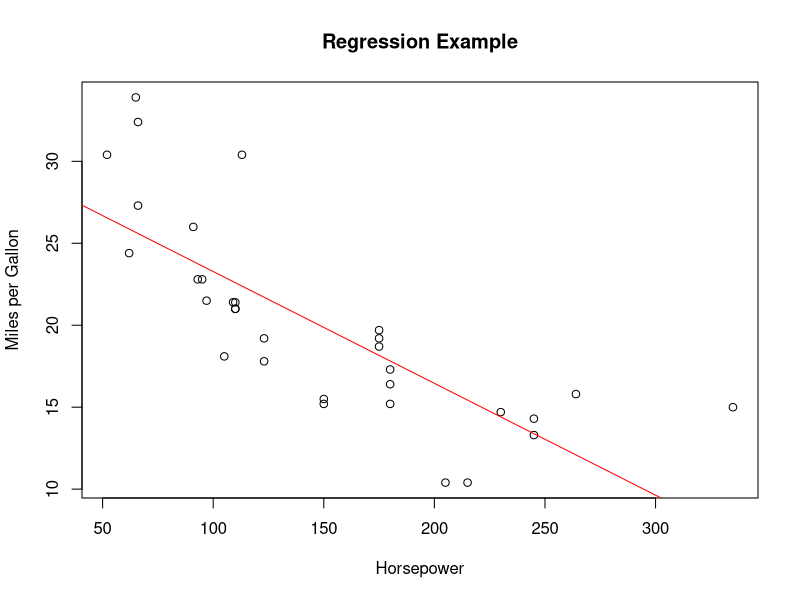

Generate this figure with R:
# Load the mtcars dataset
data(mtcars)

# Compute the correlation between mpg and hp
correlation <- cor(mtcars$mpg, mtcars$hp)

# Print the correlation coefficient
cat("Correlation Coefficient:", correlation, "\n")

# Fit a linear regression model to predict miles per gallon (mpg) based on horsepower (hp)
model <- lm(mpg ~ hp, data = mtcars)

# Plot the data and the regression line
plot(mtcars$hp, mtcars$mpg, main = "Regression Example", xlab = "Horsepower", ylab = "Miles per Gallon")
abline(model, col = "red")